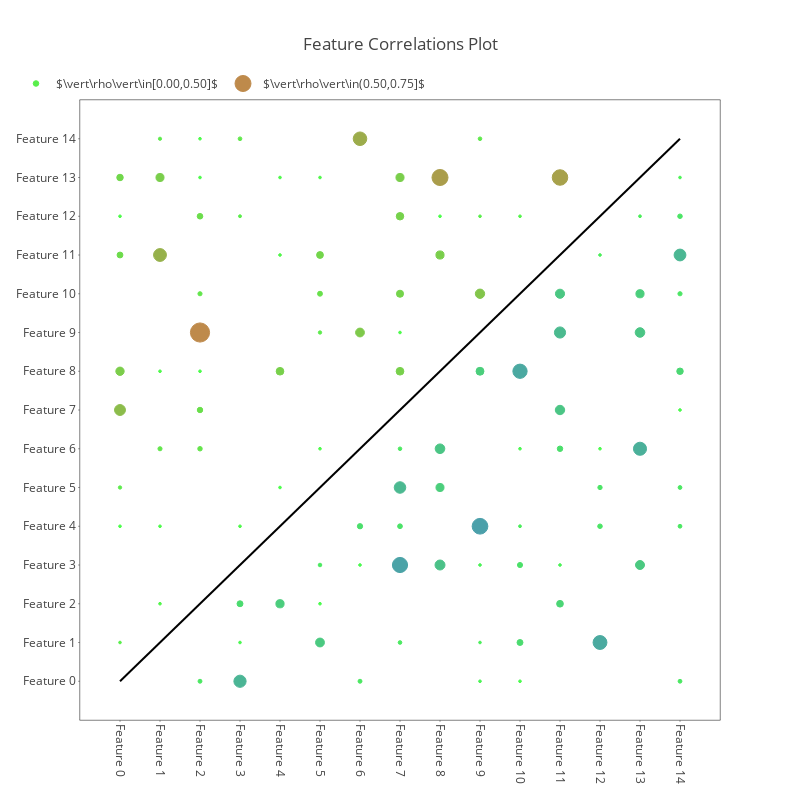

Source (notebook cell):
### Code cell
''' generate random (n,p) data with random correlations & standard deviations'''
np.random.seed(12111906)
n = 200; p = 15; q = int(p*(p+1)/2-p)
# first make a correlation matrix with random correlations
vals = np.random.randint(low=-100, high=101, size=q)/100
r = np.zeros((p,p),dtype=float)  # create the square matrix
r[np.triu_indices(p,1)] = vals   # put correlations on upper triangle
r = r + r.T + np.eye(p)
# now make a covariance matrix with random standard deviations
d = np.diag(np.random.randint(low=1, high=100, size=p)/10)
sigma = np.matmul(np.matmul(d,r),d)

# simulate data
data = pd.DataFrame(data=np.random.multivariate_normal(mean=[0]*p, cov=sigma, size=n), columns=['Feature %d'%i for i in range(p)])
corrs = data.corr()
display(corrs)

# visualize
plyoff.iplot(CorrelationsPlot(corrs, trcLims=(0,0.5,0.75,0.9,1.0), tweaks=(30,800,800,1.05)))

### Figure 1 — Plotly figure (JSON) as saved in the notebook; plotly's stock layout.template omitted (floating-point values rounded to 4 significant figures)
{"data": [{"hoverinfo": "skip", "line": {"color": "black"}, "mode": "lines", "showlegend": false, "type": "scatter", "uid": "48171b80-e803-489d-bb4c-7618e3011068", "x": [0, 1, 2, 3, 4, 5, 6, 7, 8, 9, 10, 11, 12, 13, 14], "y": [0, 1, 2, 3, 4, 5, 6, 7, 8, 9, 10, 11, 12, 13, 14]}, {"hoverinfo": "x+y+text", "marker": {"color": ["rgb(20,232,0)", "rgb(0,255,0)", "rgb(25,227,0)", "rgb(92,161,0)", "rgb(69,184,0)", "rgb(48,204,0)", "rgb(3,250,0)", "rgb(54,199,0)", "rgb(10,242,0)", "rgb(3,250,0)", "rgb(33,219,0)", "rgb(5,247,0)", "rgb(107,145,0)", "rgb(66,186,0)", "rgb(25,227,0)", "rgb(0,222,33)", "rgb(36,217,0)", "rgb(43,209,0)", "rgb(0,252,0)", "rgb(33,219,0)", "rgb(46,207,0)", "rgb(3,250,0)", "rgb(3,250,0)", "rgb(0,150,105)", "rgb(0,245,10)", "rgb(0,204,51)", "rgb(5,247,0)", "rgb(23,230,0)", "rgb(31,222,0)", "rgb(0,184,71)", "rgb(0,255,0)", "rgb(64,189,0)", "rgb(10,242,0)", "rgb(5,247,0)", "rgb(0,179,76)", "rgb(0,250,5)", "rgb(0,224,31)", "rgb(3,250,0)", "rgb(25,227,0)", "rgb(41,212,0)", "rgb(56,196,0)", "rgb(8,245,0)", "rgb(0,222,33)", "rgb(0,247,8)", "rgb(0,209,46)", "rgb(74,179,0)", "rgb(115,138,0)", "rgb(0,224,31)", "rgb(0,214,41)", "rgb(0,156,99)", "rgb(0,224,31)", "rgb(64,189,0)", "rgb(3,250,0)", "rgb(59,194,0)", "rgb(61,191,0)", "rgb(66,186,0)", "rgb(0,168,87)", "rgb(0,186,69)", "rgb(0,173,82)", "rgb(66,186,0)", "rgb(0,255,0)", "rgb(0,240,15)", "rgb(0,232,23)", "rgb(0,237,18)", "rgb(0,186,69)", "rgb(79,173,0)", "rgb(20,232,0)", "rgb(28,224,0)", "rgb(0,250,5)", "rgb(0,204,51)", "rgb(0,212,43)", "rgb(0,230,25)", "rgb(0,245,10)", "rgb(0,133,122)", "rgb(13,240,0)", "rgb(0,196,59)", "rgb(0,237,18)", "rgb(0,209,46)", "rgb(0,173,82)", "rgb(0,158,97)", "rgb(0,176,79)", "rgb(0,135,120)", "rgb(0,217,38)", "rgb(0,217,38)", "rgb(0,250,5)", "rgb(0,232,23)", "rgb(0,179,76)", "rgb(0,143,112)", "rgb(0,173,82)", "rgb(0,186,69)", "rgb(0,232,23)", "rgb(0,222,33)", "rgb(0,222,33)", "rgb(0,222,33)", "rgb(0,250,5)", "rgb(0,199,56)", "rgb(0,219,36)", "rgb(0,153,102)", "rgb(0,217,38)", "rgb(0,240,15)"], "line": {"color": ["rgb(20,232,0)", "rgb(0,255,0)", "rgb(25,227,0)", "rgb(92,161,0)", "rgb(69,184,0)", "rgb(48,204,0)", "rgb(3,250,0)", "rgb(54,199,0)", "rgb(10,242,0)", "rgb(3,250,0)", "rgb(33,219,0)", "rgb(5,247,0)", "rgb(107,145,0)", "rgb(66,186,0)", "rgb(25,227,0)", "rgb(0,222,33)", "rgb(36,217,0)", "rgb(43,209,0)", "rgb(0,252,0)", "rgb(33,219,0)", "rgb(46,207,0)", "rgb(3,250,0)", "rgb(3,250,0)", "rgb(0,150,105)", "rgb(0,245,10)", "rgb(0,204,51)", "rgb(5,247,0)", "rgb(23,230,0)", "rgb(31,222,0)", "rgb(0,184,71)", "rgb(0,255,0)", "rgb(64,189,0)", "rgb(10,242,0)", "rgb(5,247,0)", "rgb(0,179,76)", "rgb(0,250,5)", "rgb(0,224,31)", "rgb(3,250,0)", "rgb(25,227,0)", "rgb(41,212,0)", "rgb(56,196,0)", "rgb(8,245,0)", "rgb(0,222,33)", "rgb(0,247,8)", "rgb(0,209,46)", "rgb(74,179,0)", "rgb(115,138,0)", "rgb(0,224,31)", "rgb(0,214,41)", "rgb(0,156,99)", "rgb(0,224,31)", "rgb(64,189,0)", "rgb(3,250,0)", "rgb(59,194,0)", "rgb(61,191,0)", "rgb(66,186,0)", "rgb(0,168,87)", "rgb(0,186,69)", "rgb(0,173,82)", "rgb(66,186,0)", "rgb(0,255,0)", "rgb(0,240,15)", "rgb(0,232,23)", "rgb(0,237,18)", "rgb(0,186,69)", "rgb(79,173,0)", "rgb(20,232,0)", "rgb(28,224,0)", "rgb(0,250,5)", "rgb(0,204,51)", "rgb(0,212,43)", "rgb(0,230,25)", "rgb(0,245,10)", "rgb(0,133,122)", "rgb(13,240,0)", "rgb(0,196,59)", "rgb(0,237,18)", "rgb(0,209,46)", "rgb(0,173,82)", "rgb(0,158,97)", "rgb(0,176,79)", "rgb(0,135,120)", "rgb(0,217,38)", "rgb(0,217,38)", "rgb(0,250,5)", "rgb(0,232,23)", "rgb(0,179,76)", "rgb(0,143,112)", "rgb(0,173,82)", "rgb(0,186,69)", "rgb(0,232,23)", "rgb(0,222,33)", "rgb(0,222,33)", "rgb(0,222,33)", "rgb(0,250,5)", "rgb(0,199,56)", "rgb(0,219,36)", "rgb(0,153,102)", "rgb(0,217,38)", "rgb(0,240,15)"]}, "size": [2.7, 2.7, 3.305, 10.9, 8.345, 5.862, 2.7, 6.497, 2.7, 2.7, 4.132, 2.7, 12.82, 8.069, 3.234, 3.97, 4.529, 5.433, 2.7, 4.177, 5.64, 2.7, 2.7, 12.22, 2.7, 5.967, 2.7, 2.945, 3.736, 8.226, 2.7, 7.677, 2.7, 2.7, 8.864, 2.7, 3.598, 2.7, 3.341, 4.959, 6.794, 2.7, 3.998, 2.7, 5.285, 8.821, 13.59, 3.677, 4.759, 11.56, 3.621, 7.717, 2.7, 7.116, 7.503, 8.092, 10.01, 8.04, 9.644, 8.137, 2.7, 2.7, 2.7, 2.7, 7.928, 9.36, 2.7, 3.648, 2.7, 5.943, 5.099, 2.828, 2.7, 14.29, 2.7, 6.718, 2.7, 5.49, 9.38, 11.18, 9.142, 13.87, 4.576, 4.326, 2.7, 2.702, 8.987, 13.11, 9.597, 8.163, 2.761, 3.868, 3.798, 3.796, 2.7, 6.502, 4.215, 11.82, 4.56, 2.7]}, "mode": "markers", "name": "$\\vert\\rho\\vert\\in[0.00,0.50]$", "text": ["0.0863", "0.0014", "0.1102", "0.3633", "0.2782", "0.1954", "0.0217", "0.2166", "0.0469", "0.0201", "0.1377", "0.0281", "0.4274", "0.2690", "0.1078", "-0.1323", "0.1510", "0.1811", "0.0084", "0.1392", "0.1880", "0.0241", "0.0229", "-0.4075", "-0.0428", "-0.1989", "0.0324", "0.0982", "0.1245", "-0.2742", "0.0013", "0.2559", "0.0452", "0.0273", "-0.2955", "-0.0227", "-0.1199", "0.0200", "0.1114", "0.1653", "0.2265", "0.0439", "-0.1333", "-0.0312", "-0.1762", "0.2940", "0.4528", "-0.1226", "-0.1586", "-0.3852", "-0.1207", "0.2572", "0.0226", "0.2372", "0.2501", "0.2697", "-0.3337", "-0.2680", "-0.3215", "0.2712", "0.0023", "-0.0635", "-0.0860", "-0.0683", "-0.2643", "0.3120", "0.0889", "0.1216", "-0.0180", "-0.1981", "-0.1700", "-0.0943", "-0.0349", "-0.4763", "0.0604", "-0.2239", "-0.0711", "-0.1830", "-0.3127", "-0.3727", "-0.3047", "-0.4625", "-0.1525", "-0.1442", "-0.0173", "-0.0901", "-0.2996", "-0.4369", "-0.3199", "-0.2721", "-0.0920", "-0.1289", "-0.1266", "-0.1265", "-0.0239", "-0.2167", "-0.1405", "-0.3941", "-0.1520", "-0.0578"], "type": "scatter", "uid": "f34b2eaf-550a-4935-9310-f80e56e9f0fa", "x": [0, 0, 0, 0, 0, 0, 0, 0, 1, 1, 1, 1, 1, 1, 1, 2, 2, 2, 2, 2, 2, 2, 2, 3, 3, 3, 3, 3, 3, 4, 4, 4, 4, 4, 5, 5, 5, 5, 5, 5, 5, 5, 6, 6, 6, 6, 6, 7, 7, 7, 7, 7, 7, 7, 7, 7, 8, 8, 8, 8, 8, 9, 9, 9, 9, 9, 9, 9, 10, 10, 10, 10, 10, 10, 10, 11, 11, 11, 11, 11, 11, 12, 12, 12, 12, 12, 13, 13, 13, 13, 13, 14, 14, 14, 14, 14, 14, 14, 14, 14], "y": [1, 4, 5, 7, 8, 11, 12, 13, 2, 4, 6, 8, 11, 13, 14, 0, 6, 7, 8, 10, 12, 13, 14, 0, 1, 2, 4, 12, 14, 2, 5, 8, 11, 13, 1, 2, 3, 6, 9, 10, 11, 13, 0, 3, 4, 9, 14, 1, 4, 5, 6, 8, 9, 10, 12, 13, 3, 5, 6, 11, 12, 0, 1, 3, 8, 10, 12, 14, 0, 1, 3, 4, 6, 8, 12, 2, 3, 6, 7, 9, 10, 1, 4, 5, 6, 11, 3, 6, 9, 10, 12, 0, 4, 5, 7, 8, 10, 11, 12, 13]}, {"hoverinfo": "x+y+text", "marker": {"color": ["rgb(163,89,0)", "rgb(0,125,130)", "rgb(135,117,0)", "rgb(0,120,135)", "rgb(130,122,0)"], "line": {"color": ["rgb(163,89,0)", "rgb(0,125,130)", "rgb(135,117,0)", "rgb(0,120,135)", "rgb(130,122,0)"]}, "size": [19.17, 15.2, 16.04, 15.72, 15.51]}, "mode": "markers", "name": "$\\vert\\rho\\vert\\in(0.50,0.75]$", "text": ["0.6389", "-0.5068", "0.5348", "-0.5242", "0.5171"], "type": "scatter", "uid": "963c280b-2b6b-4e58-a390-452518efb527", "x": [2, 7, 8, 9, 11], "y": [9, 3, 13, 4, 13]}, {"hoverinfo": "x+y+text", "marker": {"color": [], "line": {"color": []}, "size": []}, "mode": "markers", "name": "$\\vert\\rho\\vert\\in(0.75,0.90]$", "text": [], "type": "scatter", "uid": "915d4945-bab1-4899-b455-d37f2fa7d355", "x": [], "y": []}, {"hoverinfo": "x+y+text", "marker": {"color": [], "line": {"color": []}, "size": []}, "mode": "markers", "name": "$\\vert\\rho\\vert\\in(0.90,1.00]$", "text": [], "type": "scatter", "uid": "8e1f10a7-7bb1-442b-a3ad-fdd108bd2b9b", "x": [], "y": []}], "layout": {"height": 800, "legend": {"orientation": "h", "x": -0.1, "y": 1.05}, "title": {"text": "Feature Correlations Plot"}, "width": 800, "xaxis": {"linecolor": "black", "linewidth": 0.5, "mirror": true, "range": [-1, 15], "showgrid": false, "tickangle": 90, "ticklen": 1, "ticktext": ["Feature 0", "Feature 1", "Feature 2", "Feature 3", "Feature 4", "Feature 5", "Feature 6", "Feature 7", "Feature 8", "Feature 9", "Feature 10", "Feature 11", "Feature 12", "Feature 13", "Feature 14"], "tickvals": [0, 1, 2, 3, 4, 5, 6, 7, 8, 9, 10, 11, 12, 13, 14], "type": "linear", "zeroline": false}, "yaxis": {"linecolor": "black", "linewidth": 0.5, "mirror": true, "range": [-1, 15], "showgrid": false, "ticklen": 1, "ticktext": ["Feature 0", "Feature 1", "Feature 2", "Feature 3", "Feature 4", "Feature 5", "Feature 6", "Feature 7", "Feature 8", "Feature 9", "Feature 10", "Feature 11", "Feature 12", "Feature 13", "Feature 14"], "tickvals": [0, 1, 2, 3, 4, 5, 6, 7, 8, 9, 10, 11, 12, 13, 14], "type": "linear", "zeroline": false}}}
